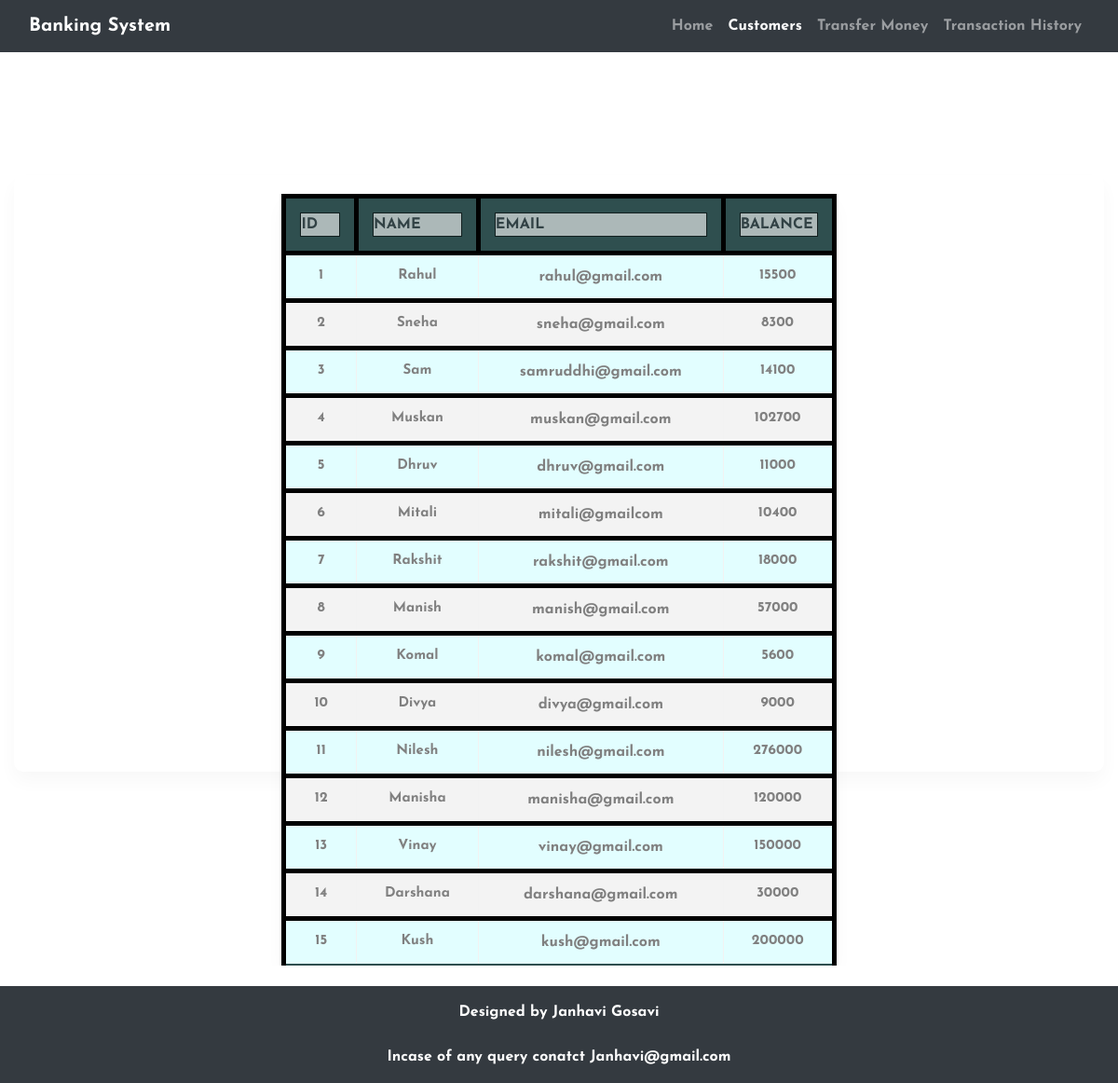
/customer.php, run on the app's committed database.
### tables this page shows
CREATE TABLE `customers` (
  `id` int(11) NOT NULL,
  `name` varchar(50) NOT NULL,
  `email` varchar(50) NOT NULL,
  `balance` int(200) NOT NULL
);

### customer.php (the view, shortened to what this page needs)
<!DOCTYPE html>
<html>
<head>
  	<link rel="stylesheet" type="text/css" href="css/style.css">
  	<link rel="stylesheet" href="https://maxcdn.bootstrapcdn.com/bootstrap/4.5.2/css/bootstrap.min.css">
<body>
	<nav class="navbar navbar-expand-lg navbar-dark bg-dark">
  		<div class="container-fluid">
    		<a class="navbar-brand" href="#">Banking System</a>
	    	<div class="collapse navbar-collapse" id="navbarSupportedContent">
	      		<ul class="navbar-nav ml-auto">
	        		<li class="nav-item">
	        		  <a class="nav-link" aria-current="page" href="index.php">Home</a>
	        		</li>
	        		<li class="nav-item">
	        		  <a class="nav-link active" href="customer.php">Customers</a>
	        		</li>
	       			<li class="nav-item">
	        		  <a class="nav-link" href="transfermoney.php">Transfer Money</a>
	        		</li>
	        		<li class="nav-item">
	         		  <a class="nav-link" href="transactionhistory.php">Transaction History</a>
	        		</li>
	        	</ul>
	    	</div>
  		</div>
	</nav>
	<div class="container-fluid">
		<h3 style="text-align: center; margin-top: 10px; color:#fff"><b>All Customers</b></h3>
		<div class="main">
			<div class="center">
				<div class="table-responsive">
					<table>
						<thead>
							<tr>
								<th label style="color:#343a40; width: 10px; padding: 5px; border: 5px solid black; margin: 0; "><b><div class="transbox">ID</div></b></th>
								<th label style="color:#343a40; width: 10px; padding: 5px; border: 5px solid black; margin: 0; "><b><div class="transbox">NAME</div></b></th>
								<th label style="color:#343a40; width: 10px; padding: 5px; border: 5px solid black; margin: 0; "><b><div class="transbox">EMAIL</div></b></th>
								<th label style="color:#343a40; width: 10px; padding: 5px; border: 5px solid black; margin: 0; "><b><div class="transbox">BALANCE</div></b></th>
							</tr>
						</thead>
						<tbody>
							<?php
								include 'config.php';
								$sqlquery = " select * from customers";
								$query = mysqli_query($con, $sqlquery);
								while($result = mysqli_fetch_array($query)){
							?>
							<tr>
								<td><?php echo $result['id']; ?></td>
								<td><?php echo $result['name']; ?></td>
								<td><span class="email-style"><?php echo $result['email']; ?></span> </td>
								<td><?php echo $result['balance']; ?></td>
							</tr>
							<?php
								}
							?>
						</tbody>
					</table>
				</div>
			</div>
		</div>
	</div>
	<footer>
		<p class="p-3 bg-dark text-white text-center" style="margin-top: 150px; margin-bottom: 0px;">Designed by Janhavi Gosavi<br> <br>Incase of any query conatct Janhavi@gmail.com</p>
	</footer>
</body>
</html>

### style.css (style rules this page uses)
* { margin: 0; padding: 0; box-sizing: border-box; font-family: 'Josefin Sans', sans-serif; }
.main { width: 100%; height: 100vh; display: flex; flex-direction: column; justify-content: center; align-items: center; margin-top: 0px; }
.center { width: 100%; height: 80vh; padding: 20px 0 0 0; box-shadow: 0 10px 20px 0 rgba(0,0,0,.03); border-radius: 10px; align-items: center; }
table { border-collapse: collapse; background-color: #ffffff; box-shadow: 0 10px 20px 0 rgba(0,0,0,.03); border-radius: 10px; margin: auto; padding-bottom: 50px; }
th,td { border: 1px solid #f2f2f2; padding: 8px 30px; text-align: center; color: grey; }
th { text-transform: uppercase; font-weight: 500; background-color: #2f4f4f; color: #ffffff; text-align: center; }
td { font-size: 15px; }
tbody tr:nth-of-type(even) { background-color: #f3f3f3; }
tbody tr:last-of-type { border-bottom: 2px solid #2f4f4f; }
.email-style { font-size: 16px; color: grey; display: inline-block; line-height: 30px; padding: 0 14px; }

### customer.php (style rules this page uses)
body { background-image: url("https://cdn.wallpapersafari.com/42/92/NWSiud.jpg"); font-weight: bold; color:#343a40 }
tr { margin: 2px; background-color:#e2feff; border: 5px solid black; font-weight: bold; }
div.transbox { margin: 10px; background-color: #ffffff; border: 1px solid black; opacity: 0.6; }

### data on the page
customers: id "1", name "Rahul", email "rahul@gmail.com", balance "15500"
customers: id "2", name "Sneha", email "sneha@gmail.com", balance "8300"
customers: id "3", name "Sam", email "samruddhi@gmail.com", balance "14100"
customers: id "4", name "Muskan", email "muskan@gmail.com", balance "102700"
customers: id "5", name "Dhruv", email "dhruv@gmail.com", balance "11000"
customers: id "6", name "Mitali", email "mitali@gmailcom", balance "10400"
customers: id "7", name "Rakshit", email "rakshit@gmail.com", balance "18000"
customers: id "8", name "Manish", email "manish@gmail.com", balance "57000"
customers: id "9", name "Komal", email "komal@gmail.com", balance "5600"
customers: id "10", name "Divya", email "divya@gmail.com", balance "9000"
customers: id "11", name "Nilesh", email "nilesh@gmail.com", balance "276000"
customers: id "12", name "Manisha", email "manisha@gmail.com", balance "120000"
customers: id "13", name "Vinay", email "vinay@gmail.com", balance "150000"
customers: id "14", name "Darshana", email "darshana@gmail.com", balance "30000"
customers: id "15", name "Kush", email "kush@gmail.com", balance "200000"
